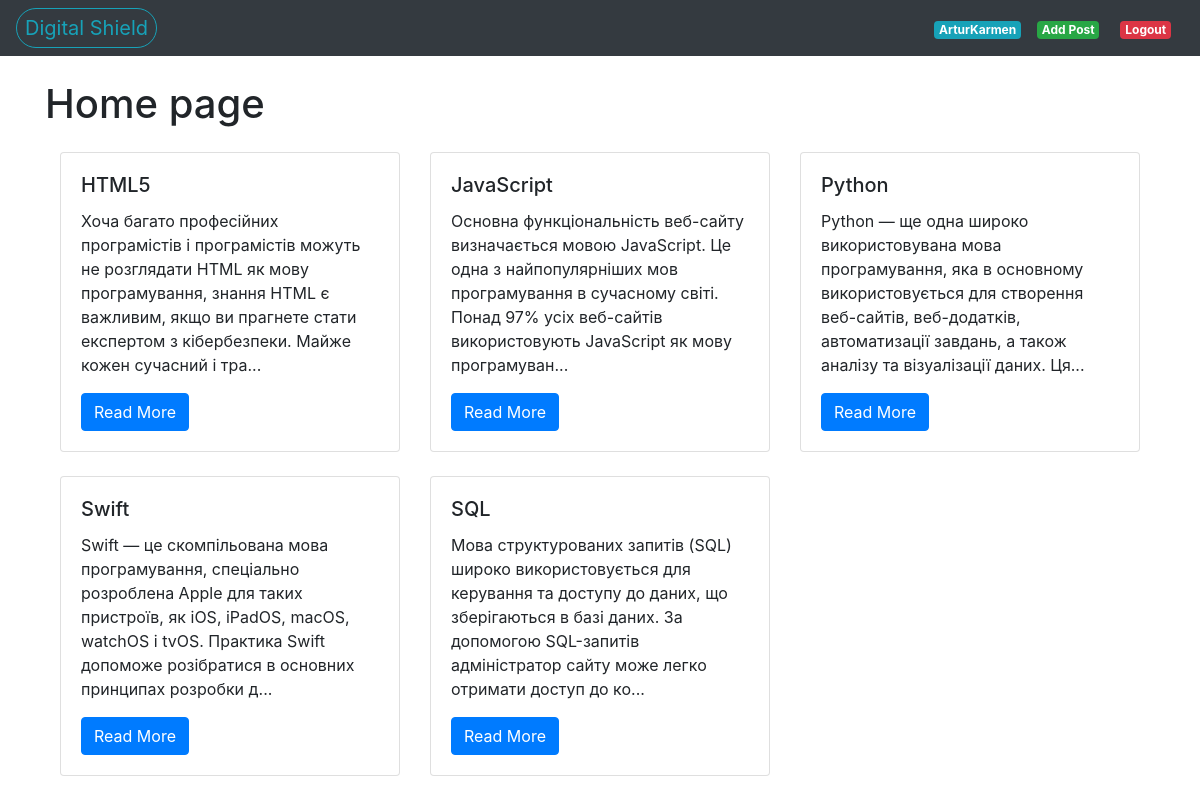
/ (signed in), run on the app's committed database.
### blog/models.py (models this page shows, shortened)
class Post(models.Model):
    title = models.CharField('Заголовок записи', max_length=150)
    description = models.TextField('Текст записи')
    author = models.CharField('Имя автора', max_length=100)
    date = models.DateField('Дата публикации')
    def short_text(self):
        return self.description[:200]
    class Meta:
        verbose_name = 'Запись'
        verbose_name_plural = 'Записи'

### blog/views.py (the view)
# urls.py: path('',views.PostView.as_view(), name='home'),
class PostView(View):
    def get(self, request):
        posts = Post.objects.all()
        return render(request, 'blog/blog.html', {'post_list': posts})

### templates/blog/blog.html
{% extends 'blog/base.html' %}
{% block content_title %}Home page{% endblock %}
{% block content %}
    <div class="container mt-4">
        <div class="row">
            {% for post in post_list %}
                <div class="col-lg-4 mb-4">
                    <div class="card">
                        <div class="card-body">
                            <h5 class="card-title">{{ post.title }}</h5>
                            <p class="card-text">{{ post.short_text }}...</p>
                            <a href="{% url 'post-detail' post.id %}" class="btn btn-primary">Read More</a>
                        </div>
                    </div>
                </div>
            {% endfor %}
        </div>
    </div>
{% endblock %}

### templates/blog/base.html (shortened to what this page needs)
{% load static %}
<!DOCTYPE html>
<html lang="en">
<head>
    <link rel="stylesheet" href="https://stackpath.bootstrapcdn.com/bootstrap/4.5.2/css/bootstrap.min.css">
</head>
<body>
<nav class="navbar navbar-expand-lg navbar-dark bg-dark">
    <a class="navbar-brand text-info border border-info rounded-pill px-2 py-1" href="/">Digital Shield</a>
    <div class="collapse navbar-collapse" id="navbarNav">
        <ul class="navbar-nav ml-auto">
            {% if user.is_authenticated %}
                <li class="nav-item">
                    <a class="nav-link" href="{% url 'profile' %}">
                        <span class="badge badge-info">{{ user.username }}</span>
                    </a>
                </li>
                <li class="nav-item">
                    <a class="nav-link" href="{% url 'create' %}">
                        <span class="badge badge-success">Add Post</span>
                    </a>
                </li>
                <li class="nav-item">
                    <form method="post" action="{% url 'logout' %}">
                        <button type="submit" class="btn"  style="margin-top: 2px;">
                            <span class="badge badge-danger">Logout</span>
                        </button>
                    </form>
                </li>
            {% else %}
                    <li class="nav-item">
                        <a class="nav-link" href="{% url 'login' %}">
                            <span class="badge badge-success">Login</span>
                        </a>
                    </li>
            {% endif %}
        </ul>
    </div>
</nav>
<div class="container mt-4">
    <div class="row">
        <div class="col-lg-12">
            <h1>{% block content_title %}{% endblock %}</h1>
            {% block content %}
            {% endblock %}
        </div>
    </div>
</div>
</body>
</html>

### data on the page
Post: title "HTML5", short_text "Хоча багато професійних програмістів і програмістів можуть не розглядати HTML як мову програмування, знання HTML є важливим, якщо ви прагнете стати експертом з кібербезпеки. Майже кожен сучасний і тра"
Post: title "JavaScript", short_text "Основна функціональність веб-сайту визначається мовою JavaScript. Це одна з найпопулярніших мов програмування в сучасному світі. Понад 97% усіх веб-сайтів використовують JavaScript як мову програмуван"
Post: title "Python", short_text "Python — ще одна широко використовувана мова програмування, яка в основному використовується для створення веб-сайтів, веб-додатків, автоматизації завдань, а також аналізу та візуалізації даних. Ця"
Post: title "Swift", short_text "Swift — це скомпільована мова програмування, спеціально розроблена Apple для таких пристроїв, як iOS, iPadOS, macOS, watchOS і tvOS. Практика Swift допоможе розібратися в основних принципах розробки д"
Post: title "SQL", short_text "Мова структурованих запитів (SQL) широко використовується для керування та доступу до даних, що зберігаються в базі даних. За допомогою SQL-запитів адміністратор сайту може легко отримати доступ до ко"

### other printed values
{{ user.username }} "ArturKarmen"
